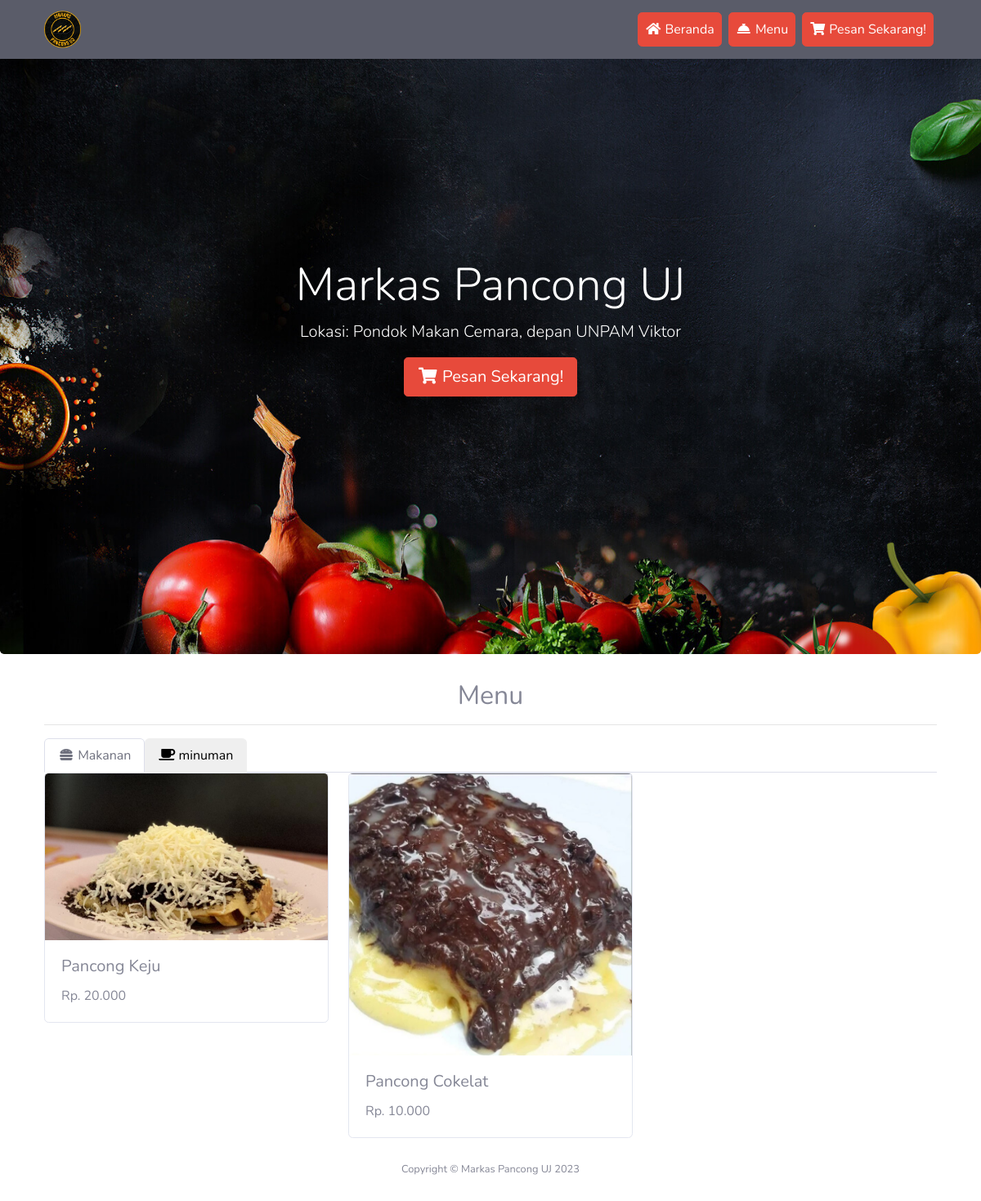
The page / on the database its author committed.
### tables this page shows
CREATE TABLE `menu` (
  `id_menu` int(11) NOT NULL,
  `nama_menu` varchar(50) NOT NULL,
  `harga_menu` int(11) NOT NULL,
  `jenis_menu` enum('makanan','minuman') NOT NULL,
  `foto_menu` text NOT NULL
);

### index.php (the view, shortened to what this page needs)
<?php
  require_once 'koneksi.php';
  $menu_makanan = mysqli_query($koneksi, "SELECT * FROM menu WHERE jenis_menu = 'makanan'");
 ?>
<!DOCTYPE html>
<html lang="en" id="home">
<head>
    <?php include 'head.php' ?>
</head>
<body>
    <nav class="navbar navbar-expand-lg navbar-dark fixed-top bg-dark">
        <div class="container">
          <a class="navbar-brand" href="index.php"><img src="img/logo.png" alt="logo" width="45"></a>
          <div class="collapse navbar-collapse" id="navbarNav">
            <ul class="navbar-nav ml-auto">
              <li class="nav-item">
                <a class="nav-link btn btn-danger text-white m-1" href="#home"><i class="fas fa-fw fa-home"></i> Beranda</a>
              </li>
              <li class="nav-item">
                <a class="nav-link btn btn-danger text-white m-1" href="#menu"><i class="fas fa-fw fa-concierge-bell"></i> Menu</a>
              </li>
              <li class="nav-item">
                <a class="nav-link btn btn-danger text-white m-1" href="pesan.php"><i class="fas fa-fw fa-shopping-cart"></i> Pesan Sekarang!</a>
              </li>
            </ul>
          </div>
        </div>
    </nav>
    <div class="jumbotron text-white font-weight-bolder">
      <h1 class="display-4">Markas Pancong UJ</h1>
      <p class="lead">Lokasi: Pondok Makan Cemara, depan UNPAM Viktor</p>
      <a class="btn btn-danger btn-lg" href="pesan.php" role="button"><i class="fas fa-fw fa-shopping-cart"></i> Pesan Sekarang!</a>
    </div>
    <section id="menu">
        <div class="container">
            <div class="row text-center">
                <div class="col">
                    <h2>Menu</h2>
                    <hr>
                </div>
            </div>
            <div class="row">
                <div class="col">
                    <ul class="nav nav-tabs" id="myTab" role="tablist">
                      <li class="nav-item" role="presentation">
                        <button class="nav-link active" id="makanan-tab" data-toggle="tab" data-target="#makanan" type="button" role="tab" aria-controls="makanan" aria-selected="true"><i class="fas fa-fw fa-hamburger"></i> Makanan</button>
                      </li>
                      <li class="nav-item" role="presentation">
                        <button class="nav-link" id="minuman-tab" data-toggle="tab" data-target="#minuman" type="button" role="tab" aria-controls="minuman" aria-selected="false"><i class="fas fa-fw fa-coffee"></i> minuman</button>
                      </li>
                    </ul>
                    <div class="tab-content" id="myTabContent">
                      <div class="tab-pane fade show active" id="makanan" role="tabpanel" aria-labelledby="makanan-tab">
                        <div class="row">
                          <?php foreach ($menu_makanan as $dmm): ?>
                            <div class="col-lg-4">
                              <div class="card">
                                <img src="img/menu/<?= $dmm['foto_menu']; ?>" class="card-img-top" alt="<?= $dmm['foto_menu']; ?>">
                                <div class="card-body">
                                  <h5 class="card-title"><?= $dmm['nama_menu']; ?></h5>
                                  <p class="card-text">Rp. <?= str_replace(",", ".", number_format($dmm['harga_menu'])); ?></p>
                                </div>
                              </div>
                            </div>
                          <?php endforeach ?>
                        </div>
                      </div>
                    </div>
                </div>
            </div>
        </div>
    </section>
    <footer class="sticky-footer bg-white">
      <div class="container my-auto">
          <div class="copyright text-center my-auto">
              <span>Copyright &copy; Markas Pancong UJ 2023</span>
          </div>
      </div>
    </footer>
</body>
</html>

### css/style.css (style rules this page uses)
html { scroll-behavior: smooth; }
.jumbotron { height: 100vh; display: flex; flex-direction: column; justify-content: center; align-items: center; text-align: center; background-image: url('../img/banner.jpg'); background-size: cover; }

### rows shown on the page
menu: foto_menu (picture), nama_menu "Pancong Keju", harga_menu "20.000"
menu: foto_menu (picture), nama_menu "Pancong Cokelat", harga_menu "10.000"
